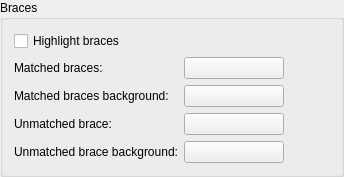
    <widget class="QGroupBox" name="groupBox_6">
     <property name="title">
      <string>Braces</string>
     </property>
     <layout class="QGridLayout" name="_9">
      <item row="1" column="0">
       <widget class="QLabel" name="TextLabel1_3_2">
        <property name="text">
         <string>Matched braces:</string>
        </property>
       </widget>
      </item>
      <item row="1" column="2">
       <spacer name="horizontalSpacer_10">
        <property name="orientation">
         <enum>Qt::Horizontal</enum>
        </property>
        <property name="sizeHint" stdset="0">
         <size>
          <width>40</width>
          <height>20</height>
         </size>
        </property>
       </spacer>
      </item>
      <item row="2" column="1">
       <widget class="QPushButton" name="matchingBracesBackButton">
        <property name="minimumSize">
         <size>
          <width>100</width>
          <height>0</height>
         </size>
        </property>
        <property name="toolTip">
         <string>Select the background color for highlighting matching braces.</string>
        </property>
        <property name="text">
         <string/>
        </property>
       </widget>
      </item>
      <item row="1" column="1">
       <widget class="QPushButton" name="matchingBracesButton">
        <property name="minimumSize">
         <size>
          <width>100</width>
          <height>0</height>
         </size>
        </property>
        <property name="toolTip">
         <string>Select the color for highlighting matching braces.</string>
        </property>
        <property name="text">
         <string/>
        </property>
       </widget>
      </item>
      <item row="3" column="0">
       <widget class="QLabel" name="TextLabel2_2_2">
        <property name="minimumSize">
         <size>
          <width>100</width>
          <height>0</height>
         </size>
        </property>
        <property name="text">
         <string>Unmatched brace:</string>
        </property>
       </widget>
      </item>
      <item row="3" column="1">
       <widget class="QPushButton" name="nonmatchingBracesButton">
        <property name="toolTip">
         <string>Select the color for  highlighting nonmatching braces.</string>
        </property>
        <property name="text">
         <string/>
        </property>
       </widget>
      </item>
      <item row="2" column="0">
       <widget class="QLabel" name="TextLabel1_3_2_2">
        <property name="text">
         <string>Matched braces background:</string>
        </property>
       </widget>
      </item>
      <item row="4" column="0">
       <widget class="QLabel" name="TextLabel2_2_2_3">
        <property name="minimumSize">
         <size>
          <width>100</width>
          <height>0</height>
         </size>
        </property>
        <property name="text">
         <string>Unmatched brace background:</string>
        </property>
       </widget>
      </item>
      <item row="4" column="1">
       <widget class="QPushButton" name="nonmatchingBracesBackButton">
        <property name="toolTip">
         <string>Select the background color for  highlighting nonmatching braces.</string>
        </property>
        <property name="text">
         <string/>
        </property>
       </widget>
      </item>
      <item row="0" column="0" colspan="3">
       <widget class="QCheckBox" name="bracehighlightingCheckBox">
        <property name="toolTip">
         <string>Select whether matching and bad braces shall be highlighted.</string>
        </property>
        <property name="text">
         <string>Highlight braces</string>
        </property>
       </widget>
      </item>
     </layout>
    </widget>
